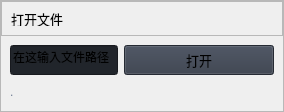
                        <widget class="QFrame" name="row_1">
                         <property name="frameShape">
                          <enum>QFrame::StyledPanel</enum>
                         </property>
                         <property name="frameShadow">
                          <enum>QFrame::Raised</enum>
                         </property>
                         <layout class="QVBoxLayout" name="verticalLayout_16">
                          <property name="spacing">
                           <number>0</number>
                          </property>
                          <property name="leftMargin">
                           <number>0</number>
                          </property>
                          <property name="topMargin">
                           <number>0</number>
                          </property>
                          <property name="rightMargin">
                           <number>0</number>
                          </property>
                          <property name="bottomMargin">
                           <number>0</number>
                          </property>
                          <item>
                           <widget class="QFrame" name="frame_div_content_1">
                            <property name="minimumSize">
                             <size>
                              <width>0</width>
                              <height>110</height>
                             </size>
                            </property>
                            <property name="maximumSize">
                             <size>
                              <width>16777215</width>
                              <height>110</height>
                             </size>
                            </property>
                            <property name="frameShape">
                             <enum>QFrame::NoFrame</enum>
                            </property>
                            <property name="frameShadow">
                             <enum>QFrame::Raised</enum>
                            </property>
                            <layout class="QVBoxLayout" name="verticalLayout_17">
                             <property name="spacing">
                              <number>0</number>
                             </property>
                             <property name="leftMargin">
                              <number>0</number>
                             </property>
                             <property name="topMargin">
                              <number>0</number>
                             </property>
                             <property name="rightMargin">
                              <number>0</number>
                             </property>
                             <property name="bottomMargin">
                              <number>0</number>
                             </property>
                             <item>
                              <widget class="QFrame" name="frame_title_wid_1">
                               <property name="maximumSize">
                                <size>
                                 <width>16777215</width>
                                 <height>35</height>
                                </size>
                               </property>
                               <property name="frameShape">
                                <enum>QFrame::StyledPanel</enum>
                               </property>
                               <property name="frameShadow">
                                <enum>QFrame::Raised</enum>
                               </property>
                               <layout class="QVBoxLayout" name="verticalLayout_18">
                                <item>
                                 <widget class="QLabel" name="labelBoxBlenderInstalation">
                                  <property name="font">
                                   <font>
                                    <family>Segoe UI</family>
                                    <pointsize>10</pointsize>
                                    <italic>false</italic>
                                    <bold>false</bold>
                                   </font>
                                  </property>
                                  <property name="styleSheet">
                                   <string notr="true"/>
                                  </property>
                                  <property name="text">
                                   <string>打开文件</string>
                                  </property>
                                 </widget>
                                </item>
                               </layout>
                              </widget>
                             </item>
                             <item>
                              <widget class="QFrame" name="frame_content_wid_1">
                               <property name="frameShape">
                                <enum>QFrame::NoFrame</enum>
                               </property>
                               <property name="frameShadow">
                                <enum>QFrame::Raised</enum>
                               </property>
                               <layout class="QHBoxLayout" name="horizontalLayout_9">
                                <item>
                                 <layout class="QGridLayout" name="gridLayout">
                                  <property name="bottomMargin">
                                   <number>0</number>
                                  </property>
                                  <item row="0" column="0">
                                   <widget class="QLineEdit" name="lineEdit">
                                    <property name="minimumSize">
                                     <size>
                                      <width>0</width>
                                      <height>30</height>
                                     </size>
                                    </property>
                                    <property name="styleSheet">
                                     <string notr="true">background-color: rgb(33, 37, 43);</string>
                                    </property>
                                    <property name="text">
                                     <string>在这输入文件路径</string>
                                    </property>
                                    <property name="placeholderText">
                                     <string>Type here</string>
                                    </property>
                                   </widget>
                                  </item>
                                  <item row="0" column="1">
                                   <widget class="QPushButton" name="pushButton">
                                    <property name="minimumSize">
                                     <size>
                                      <width>150</width>
                                      <height>30</height>
                                     </size>
                                    </property>
                                    <property name="font">
                                     <font>
                                      <family>Segoe UI</family>
                                      <pointsize>10</pointsize>
                                      <italic>false</italic>
                                      <bold>false</bold>
                                     </font>
                                    </property>
                                    <property name="cursor">
                                     <cursorShape>PointingHandCursor</cursorShape>
                                    </property>
                                    <property name="styleSheet">
                                     <string notr="true">background-color: rgb(52, 59, 72);</string>
                                    </property>
                                    <property name="text">
                                     <string>打开</string>
                                    </property>
                                    <property name="icon">
                                     <iconset resource="resources.qrc">
                                      <normaloff>:/icons/images/icons/cil-folder-open.png</normaloff>:/icons/images/icons/cil-folder-open.png</iconset>
                                    </property>
                                   </widget>
                                  </item>
                                  <item row="1" column="0" colspan="2">
                                   <widget class="QLabel" name="labelVersion_3">
                                    <property name="styleSheet">
                                     <string notr="true">color: rgb(113, 126, 149);</string>
                                    </property>
                                    <property name="lineWidth">
                                     <number>1</number>
                                    </property>
                                    <property name="text">
                                     <string>.</string>
                                    </property>
                                    <property name="alignment">
                                     <set>Qt::AlignLeading|Qt::AlignLeft|Qt::AlignVCenter</set>
                                    </property>
                                   </widget>
                                  </item>
                                 </layout>
                                </item>
                               </layout>
                              </widget>
                             </item>
                            </layout>
                           </widget>
                          </item>
                         </layout>
                        </widget>
